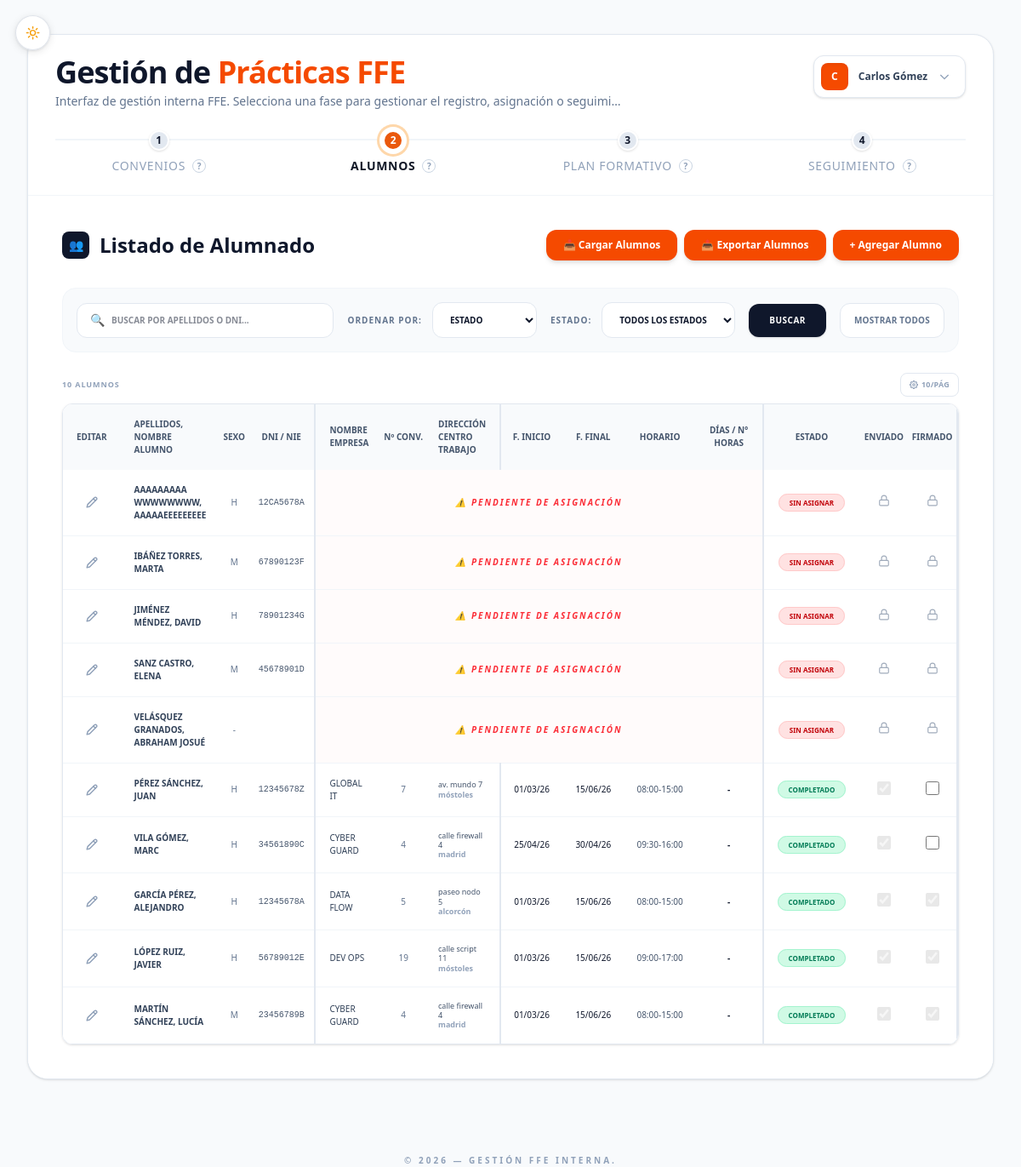
The app's page /index.php?tab=2&status=success (signed in) with its own data.
### tables this page shows
CREATE TABLE `tutores` (
  `id_tutor` int(6) UNSIGNED NOT NULL,
  `id_usuario` int(6) UNSIGNED NOT NULL,
  `id_ciclo` int(6) UNSIGNED NOT NULL,
  `dni` varchar(9) NOT NULL,
  `nombre` varchar(50) NOT NULL,
  `apellidos` varchar(100) NOT NULL,
  `email` varchar(100) NOT NULL,
  `telefono` varchar(15) NOT NULL
);

CREATE TABLE `alumnos` (
  `id_alumno` int(6) UNSIGNED NOT NULL,
  `nombre` varchar(50) NOT NULL,
  `apellido1` varchar(50) NOT NULL,
  `apellido2` varchar(50) NOT NULL,
  `dni` varchar(9) DEFAULT NULL,
  `sexo` enum('M','H','Otro') DEFAULT NULL,
  `correo` varchar(100) NOT NULL,
  `telefono` varchar(15) DEFAULT NULL
);

CREATE TABLE `asignaciones` (
  `id_asignacion` int(6) UNSIGNED NOT NULL,
  `id_alumno` int(6) UNSIGNED NOT NULL,
  `num_convenio` varchar(20) NOT NULL,
  `fecha_inicio` date DEFAULT NULL,
  `fecha_final` date DEFAULT NULL,
  `horario` varchar(100) DEFAULT NULL,
  `num_total_horas` int(4) DEFAULT NULL,
  `dias_semana` varchar(50) DEFAULT NULL,
  `horas_dia` decimal(4,2) DEFAULT NULL,
  `enviado` tinyint(1) NOT NULL DEFAULT 0,
  `nombre_tutor_empresa` varchar(150) DEFAULT NULL,
  `correo_tutor_empresa` varchar(150) DEFAULT NULL,
  `tel_tutor_empresa` varchar(20) DEFAULT NULL,
  `horario_excepciones` text DEFAULT NULL
);

CREATE TABLE `convenios` (
  `num_convenio` varchar(20) NOT NULL,
  `nombre_empresa` varchar(100) NOT NULL,
  `cif` varchar(15) NOT NULL,
  `direccion` varchar(255) NOT NULL,
  `localidad` varchar(100) NOT NULL,
  `cp` varchar(10) NOT NULL,
  `telefono` varchar(20) DEFAULT NULL,
  `fax` varchar(20) DEFAULT NULL,
  `representante` varchar(200) DEFAULT NULL,
  `especialidad` int(6) UNSIGNED NOT NULL,
  `fecha_alta_renovacion` date DEFAULT NULL,
  `fecha_nueva_renovacion` date DEFAULT NULL,
  `observaciones` text DEFAULT NULL
);

### Vista/Tutores/Components/Header.php (shortened to what the rows shown need)
<div class="pt-6 px-8 pb-0">
    <div class="flex justify-between items-start mb-6">
        <div class="flex-1 min-w-0">
            <h1 class="text-4xl font-extrabold tracking-tight">
                Gestión de <span class="text-orange-600">Prácticas FFE</span>
            </h1>
            <p class="mt-1 text-slate-500 text-sm max-w-2xl truncate">
                Interfaz de gestión interna FFE. Selecciona una fase para gestionar el registro, asignación o seguimiento.
            </p>
        </div>
        <div class="relative ml-4 flex-shrink-0">
            <button id="userMenuBtn" class="flex items-center gap-3 rounded-xl border border-slate-200 bg-white p-2 pr-4 hover:bg-slate-50 transition-all shadow-sm cursor-pointer">
                <div class="h-8 w-8 rounded-lg bg-orange-600 flex items-center justify-center text-white font-bold text-xs shadow-inner">
                    <?= strtoupper(substr($nombreTutor, 0, 1)) ?>
                </div>
                <span class="text-xs font-bold text-slate-700"><?= $nombreTutor ?></span>
                <svg class="h-4 w-4 text-slate-400" fill="none" viewBox="0 0 24 24" stroke="currentColor" stroke-width="2"><path d="M19 9l-7 7-7-7"/></svg>
            </button>
        </div>
    </div>
    <div class="grid grid-cols-1 md:grid-cols-4 gap-8 relative mb-6">
        <div class="hidden md:block absolute top-2.5 left-0 w-full h-0.5 bg-slate-100 -z-0"></div>
        <?php
        $pasos = [
            1 => ['tit' => 'Convenios', 'desc' => 'Gestión de acuerdos legales con empresas colaboradoras.'],
            2 => ['tit' => 'Alumnos', 'desc' => 'Base de datos de alumnos matriculados y asignación a plazas.'],
            3 => ['tit' => 'Plan Formativo', 'desc' => 'Definición de las tareas y competencias FFE.'],
            4 => ['tit' => 'Seguimiento', 'desc' => 'Valoración del tutor y cierre de expediente.']
        ];
        foreach($pasos as $num => $info): ?>
        <div class="step-label relative z-10 flex flex-col items-center text-center" data-step="<?= $num ?>">
            <div class="step-circle flex h-6 w-6 items-center justify-center rounded-full bg-slate-200 transition-all duration-300 mb-2 border-2 border-white shadow-sm">
                <span class="text-[12px] font-bold"><?= $num ?></span>
            </div>
            <div class="flex items-center gap-2">
                <h3 class="step-heading text-slate-400 text-sm transition-all duration-300 uppercase tracking-wider"><?= $info['tit'] ?></h3>
                <div class="help-trigger">
                    <span class="cursor-help flex h-4 w-4 items-center justify-center rounded-full border border-slate-300 text-[10px] text-slate-400 font-bold hover:bg-slate-100">?</span>
                </div>
            </div>
        </div>
        <?php endforeach; ?>
    </div>
</div>

### Vista/Tutores/Steps/Alumnos.php (shortened to what the rows shown need)
<?php
require_once __DIR__ . '/../../../Helpers/Paginador.php';
$pp_alum  = leerPorPagina('pp_alum', 10);
$pag_alum = leerPaginaActual('pag_alum');
$total_alum = count($alumnos ?? []);
$alumnosPag = paginarArray($alumnos ?? [], $pp_alum, $pag_alum);
include __DIR__ . '/../Components/Header_Alumnos.php';
?>
<div class="flex items-center justify-between mb-2">
    <span class="text-[9px] font-bold text-slate-400 uppercase tracking-widest">
        <?php if ($pp_alum > 0 && $total_alum > $pp_alum): ?>
            Mostrando <?= ($pag_alum - 1) * $pp_alum + 1 ?>–<?= min($pag_alum * $pp_alum, $total_alum) ?> de <?= $total_alum ?>
        <?php elseif ($total_alum > 0): ?>
            <?= $total_alum ?> alumno<?= $total_alum !== 1 ? 's' : '' ?>
        <?php endif; ?>
    </span>
    <button type="button" onclick="document.getElementById('modal-pag-alum').style.display='flex'" title="Configurar filas por página"
        class="flex items-center gap-1 px-2.5 py-1.5 rounded-lg border border-slate-200 text-[9px] font-black text-slate-400 hover:border-orange-300 hover:text-orange-600 hover:bg-orange-50 transition-all cursor-pointer uppercase tracking-wide">
        <span><?= $pp_alum . '/pág' ?></span>
    </button>
</div>
<div class="overflow-x-auto rounded-xl border border-slate-200 shadow-sm">
  <table class="w-full text-left border-collapse bg-white">
    <thead>
      <tr class="bg-slate-50 text-slate-600 text-[10px] font-black uppercase">
        <th class="p-4 w-12 text-center">EDITAR</th>
        <th class="p-4">APELLIDOS, NOMBRE ALUMNO</th>
        <th class="w-10 text-center">SEXO</th>
        <th class="w-24 border-section text-center">DNI / NIE</th>
        <th class="p-4">NOMBRE EMPRESA</th>
        <th class="w-16 text-center">Nº CONV.</th>
        <th class="border-section p-4">DIRECCIÓN CENTRO TRABAJO</th>
        <th class="w-24 text-center">F. INICIO</th>
        <th class="w-24 text-center">F. FINAL</th>
        <th class="w-28 text-center">HORARIO</th>
        <th class="w-28 text-center border-section">DÍAS / N° HORAS</th>
        <th class="w-24 text-center p-4">ESTADO</th>
        <th class="w-16 text-center">ENVIADO</th>
        <th class="w-16 border-section text-center">FIRMADO</th>
      </tr>
    </thead>
    <tbody id="tablaAlumnosBody" class="divide-y divide-slate-100 uppercase bg-white text-[10px]">
      <?php if (empty($alumnosPag)): ?>
        <tr><td colspan="14" class="py-10 text-center text-slate-400 italic">No hay resultados.</td></tr>
      <?php else: ?>
        <?php foreach ($alumnosPag as $al):
            $tieneEmpresa = !empty($al['num_convenio']);
            $tieneDireccion = !empty($al['direccion']);
            $f_inicio = ($al['fecha_inicio'] && $al['fecha_inicio'] !== '0000-00-00') ? $al['fecha_inicio'] : null;
            $f_final = ($al['fecha_final'] && $al['fecha_final'] !== '0000-00-00') ? $al['fecha_final'] : null;
            $tieneFechas = ($f_inicio && $f_final);
            $tieneHorario = (!empty($al['horario']) && !empty($al['horas_dia']) && $al['horas_dia'] > 0);
            $diasYHorasTexto = '';
            if (!$tieneEmpresa) {
                $estado = "SIN ASIGNAR"; $colorEstado = "bg-red-100 text-red-700 border-red-200";
            } elseif (!$tieneDireccion || !$tieneFechas || !$tieneHorario) {
                $estado = "EN PROCESO"; $colorEstado = "bg-amber-100 text-amber-700 border-amber-200";
            } else {
                $estado = "COMPLETADO"; $colorEstado = "bg-emerald-100 text-emerald-700 border-emerald-200";
            }
        ?>
        <tr class="alum-fila hover:bg-slate-50/50 transition-colors" data-id-alumno="<?= $al['id_alumno'] ?>" data-estado="<?= $estado ?>">
            <td class="p-3 text-center">
                <button type="button" onclick="abrirModalEditar(<?= $al['id_alumno'] ?>)" class="group p-2 rounded-lg hover:bg-orange-50 transition-all cursor-pointer border border-transparent hover:border-orange-100">
                </button>
            </td>
            <td class="font-bold p-4 text-slate-700"><?= htmlspecialchars($al['apellido1'] . " " . $al['apellido2'] . ", " . $al['nombre']) ?></td>
            <td class="text-center text-slate-500"><?= $al['sexo'] ?? '-' ?></td>
            <td class="text-center font-mono border-section text-slate-600"><?= $al['dni'] ?></td>
            <?php if (!$tieneEmpresa): ?>
                <td colspan="7" class="text-center bg-red-50/30 text-red-500 border-section tracking-[0.2em] font-black italic py-4">
                    ⚠️ PENDIENTE DE ASIGNACIÓN
                </td>
                <td class="text-center p-4">
                    <span class="<?= $colorEstado ?> px-3 py-1 rounded-full text-[8px] border font-black whitespace-nowrap">
                        <?= $estado ?>
                    </span>
                </td>
                <td class="text-center">
                    <span class="text-slate-500 inline-flex items-center justify-center cursor-help" data-tooltip="Primero debe asignar un convenio al alumno">
                        <svg xmlns="http://www.w3.org/2000/svg" width="14" height="14" viewBox="0 0 24 24" fill="none" stroke="currentColor" stroke-width="2" stroke-linecap="round" stroke-linejoin="round" class="opacity-60"><rect width="18" height="11" x="3" y="11" rx="2" ry="2"/><path d="M7 11V7a5 5 0 0 1 10 0v4"/></svg>
                    </span>
                </td>
                <td class="text-center border-section">
                    <span class="text-slate-500 inline-flex items-center justify-center cursor-help" data-tooltip="Primero debe asignar un convenio al alumno">
                        <svg xmlns="http://www.w3.org/2000/svg" width="14" height="14" viewBox="0 0 24 24" fill="none" stroke="currentColor" stroke-width="2" stroke-linecap="round" stroke-linejoin="round" class="opacity-60"><rect width="18" height="11" x="3" y="11" rx="2" ry="2"/><path d="M7 11V7a5 5 0 0 1 10 0v4"/></svg>
                    </span>
                </td>
            <?php else: ?>
                <td class="p-4 text-slate-700"><?= htmlspecialchars($al['nombre_empresa']) ?></td>
                <td class="text-center text-slate-500"><?= htmlspecialchars($al['num_convenio'] ?? '—') ?></td>
                <td class="border-section p-4">
                    <?= $tieneDireccion ? '<div class="text-[9px] lowercase leading-tight text-slate-600">'.htmlspecialchars($al['direccion']).'<br><span class="font-bold text-slate-400">'.htmlspecialchars($al['localidad']).'</span></div>'
                                      : '<span class="text-orange-500 font-black italic text-[8px]">⚠️ FALTA DIR.</span>' ?>
                </td>
                <td class="text-center"><?= $f_inicio ? date("d/m/y", strtotime($f_inicio)) : '<span class="text-orange-500 font-bold italic">--/--/--</span>' ?></td>
                <td class="text-center"><?= $f_final ? date("d/m/y", strtotime($f_final)) : '<span class="text-orange-500 font-bold italic">--/--/--</span>' ?></td>
                <td class="text-center">
            <?php if (!$tieneHorario): ?>
                <span class="text-orange-500 font-black italic text-[8px]">⚠️ SIN HORARIO</span>
            <?php else:
                $excepciones = trim($al['horario_excepciones'] ?? '');
                $bloques = $excepciones ? json_decode($excepciones, true) : null;
                if (!empty($bloques) && is_array($bloques)):
                    $ORDEN = ['L'=>0,'M'=>1,'X'=>2,'J'=>3,'V'=>4,'S'=>5,'D'=>6];
                    foreach ($bloques as $bloque):
                        if (empty($bloque['dias'])) continue;
                        $dias = $bloque['dias'];
                        usort($dias, fn($a,$b) => $ORDEN[$a] - $ORDEN[$b]);
                        $esConsecutivo = true;
                        for ($i = 1; $i < count($dias); $i++) {
                            if ($ORDEN[$dias[$i]] !== $ORDEN[$dias[$i-1]] + 1) { $esConsecutivo = false; break; }
                        }
                        $labelDias = (count($dias) > 1 && $esConsecutivo)
                            ? $dias[0] . '-' . $dias[count($dias)-1]
                            : implode('', $dias);
            ?>
                <span class="block text-slate-600 leading-tight"><?= htmlspecialchars($labelDias . ' ' . $bloque['inicio'] . '-' . $bloque['fin']) ?></span>
            <?php   endforeach;
                else: ?>
                <span class="text-slate-600"><?= htmlspecialchars($al['horario']) ?></span>
            <?php endif; endif; ?>
                </td>
                <td class="text-center border-section font-bold">
                    <?php if (!$tieneHorario): ?>
                        <span class="text-orange-500 font-black italic text-[8px]">⚠️ SIN HORARIO</span>
                    <?php else: ?>
                        <?= !empty($diasYHorasTexto) ? htmlspecialchars($diasYHorasTexto) : '-' ?>
                    <?php endif; ?>
                </td>
                <td class="text-center p-4">
                  <span class="<?= $colorEstado ?> px-3 py-1 rounded-full text-[8px] border font-black whitespace-nowrap">
                      <?= $estado ?>
                  </span>
                </td>
                <?php
                    $estaFirmado = $al['firmado'];
                    $estaEnviado = $al['enviado'];
                    $esCompletado = ($estado === "COMPLETADO");
                ?>
                <td class="px-4 py-3 text-center">
                    <?php if ($esCompletado): ?>
                        <input type="checkbox"
                            class="w-4 h-4 rounded border-slate-500 text-orange-600 focus:ring-orange-500 accent-orange-600 <?= $estaEnviado ? 'opacity-50' : 'cursor-pointer' ?>"
                            <?= $estaEnviado ? 'checked disabled' : '' ?>
                            onclick="mostrarErrorExportar('<?= addslashes($al['nombre']) ?>', this);">
                    <?php endif; ?>
                </td>
                <td class="px-4 py-3 text-center border-section">
                    <?php if ($esCompletado): ?>
                        <input type="checkbox"
                            <?= $estaFirmado ? 'checked disabled' : '' ?>
                            onclick="prepararFirma(<?= $al['id_asignacion'] ?>, <?= $estaEnviado ?>, '<?= addslashes($al['nombre']) ?>', this)"
                            class="w-4 h-4 rounded border-slate-500 text-emerald-600 focus:ring-emerald-500 <?= $estaFirmado ? 'opacity-50' : 'cursor-pointer' ?>">
                    <?php endif; ?>
                </td>
            <?php endif; ?>
        </tr>
        <?php endforeach; ?>
      <?php endif; ?>
    </tbody>
  </table>
</div>

### records on screen
tutores: substr($nombreTutor, 0, 1) "C", nombreTutor "Carlos Gómez"
alumnos: apellido1+apellido2+nombre "AAAAAAAAA WWWWWWWW, AAAAAEEEEEEEEE", sexo "H", dni "12CA5678A", estado "SIN ASIGNAR"
alumnos: apellido1+apellido2+nombre "IBÁÑEZ TORRES, MARTA", sexo "M", dni "67890123F", estado "SIN ASIGNAR"
alumnos: apellido1+apellido2+nombre "JIMÉNEZ MÉNDEZ, DAVID", sexo "H", dni "78901234G", estado "SIN ASIGNAR"
alumnos: apellido1+apellido2+nombre "SANZ CASTRO, ELENA", sexo "M", dni "45678901D", estado "SIN ASIGNAR"
alumnos: apellido1+apellido2+nombre "VELÁSQUEZ GRANADOS, ABRAHAM JOSUÉ", sexo "-", estado "SIN ASIGNAR"
asignaciones: id_alumno.nombre "PÉREZ SÁNCHEZ, JUAN", id_alumno.sexo "H", id_alumno.dni "12345678Z", num_convenio.nombre_empresa "GLOBAL IT", num_convenio "7", num_convenio.direccion "av. mundo 7", num_convenio.localidad "móstoles", fecha_inicio "01/03/26", fecha_final "15/06/26", horario "08:00-15:00", estado "COMPLETADO", enviado "☑"
asignaciones: id_alumno.nombre "VILA GÓMEZ, MARC", id_alumno.sexo "H", id_alumno.dni "34561890C", num_convenio.nombre_empresa "CYBER GUARD", num_convenio "4", num_convenio.direccion "calle firewall 4", num_convenio.localidad "madrid", fecha_inicio "25/04/26", fecha_final "30/04/26", horario "09:30-16:00", estado "COMPLETADO", enviado "☑"
asignaciones: id_alumno.nombre "GARCÍA PÉREZ, ALEJANDRO", id_alumno.sexo "H", id_alumno.dni "12345678A", num_convenio.nombre_empresa "DATA FLOW", num_convenio "5", num_convenio.direccion "paseo nodo 5", num_convenio.localidad "alcorcón", fecha_inicio "01/03/26", fecha_final "15/06/26", horario "08:00-15:00", estado "COMPLETADO", enviado "☑"
asignaciones: id_alumno.nombre "LÓPEZ RUIZ, JAVIER", id_alumno.sexo "H", id_alumno.dni "56789012E", num_convenio.nombre_empresa "DEV OPS", num_convenio "19", num_convenio.direccion "calle script 11", num_convenio.localidad "móstoles", fecha_inicio "01/03/26", fecha_final "15/06/26", horario "09:00-17:00", estado "COMPLETADO", enviado "☑"
asignaciones: id_alumno.nombre "MARTÍN SÁNCHEZ, LUCÍA", id_alumno.sexo "M", id_alumno.dni "23456789B", num_convenio.nombre_empresa "CYBER GUARD", num_convenio "4", num_convenio.direccion "calle firewall 4", num_convenio.localidad "madrid", fecha_inicio "01/03/26", fecha_final "15/06/26", horario "08:00-15:00", estado "COMPLETADO", enviado "☑"

### other values on screen
$num "1"
$info['tit'] "CONVENIOS"
$num "2"
$info['tit'] "ALUMNOS"
$num "3"
$info['tit'] "PLAN FORMATIVO"
$num "4"
$info['tit'] "SEGUIMIENTO"
$total_alum "10"
$pp_alum "10"
